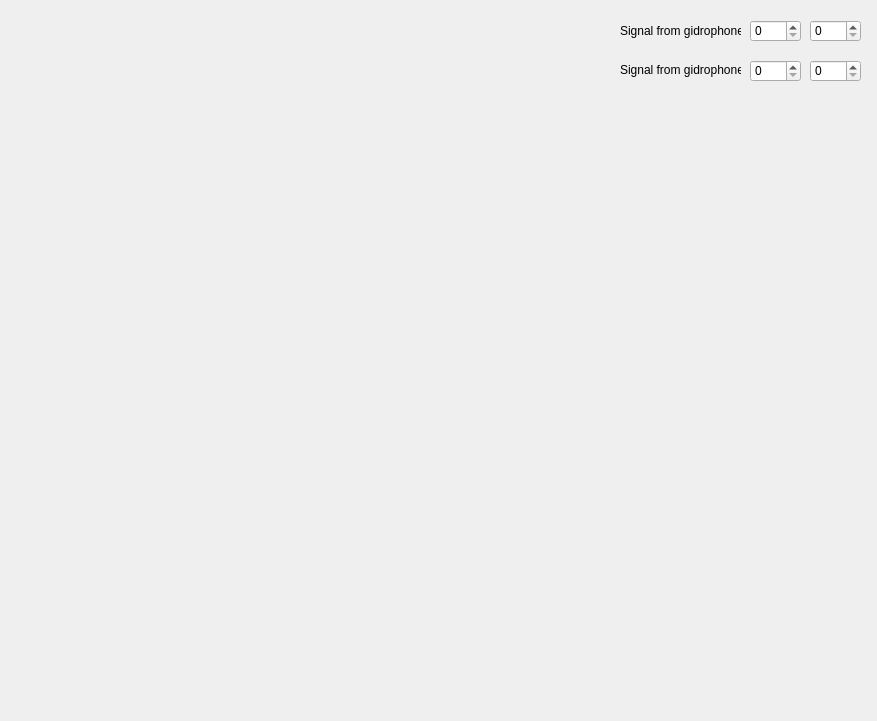
<?xml version="1.0" encoding="UTF-8"?>
<ui version="4.0">
 <class>FFTSignalForm</class>
 <widget class="QWidget" name="FFTSignalForm">
  <property name="geometry">
   <rect>
    <x>0</x>
    <y>0</y>
    <width>877</width>
    <height>721</height>
   </rect>
  </property>
  <property name="windowTitle">
   <string>Form</string>
  </property>
  <widget class="QwtPlot" name="qwtPlot_peakSignal">
   <property name="geometry">
    <rect>
     <x>30</x>
     <y>100</y>
     <width>831</width>
     <height>301</height>
    </rect>
   </property>
  </widget>
  <widget class="QSpinBox" name="spinBox_gidrophone1">
   <property name="geometry">
    <rect>
     <x>750</x>
     <y>20</y>
     <width>51</width>
     <height>22</height>
    </rect>
   </property>
  </widget>
  <widget class="QSpinBox" name="spinBox_gidrophone2">
   <property name="geometry">
    <rect>
     <x>750</x>
     <y>60</y>
     <width>51</width>
     <height>22</height>
    </rect>
   </property>
  </widget>
  <widget class="QLabel" name="label">
   <property name="geometry">
    <rect>
     <x>620</x>
     <y>20</y>
     <width>121</width>
     <height>21</height>
    </rect>
   </property>
   <property name="text">
    <string>Signal from gidrophone #</string>
   </property>
  </widget>
  <widget class="QLabel" name="label_2">
   <property name="geometry">
    <rect>
     <x>620</x>
     <y>60</y>
     <width>121</width>
     <height>20</height>
    </rect>
   </property>
   <property name="text">
    <string>Signal from gidrophone #</string>
   </property>
  </widget>
  <widget class="QwtPlot" name="qwtPlot_FFTCycle">
   <property name="geometry">
    <rect>
     <x>30</x>
     <y>410</y>
     <width>831</width>
     <height>291</height>
    </rect>
   </property>
  </widget>
  <widget class="QSpinBox" name="spinBox_FFTGidrophone1">
   <property name="geometry">
    <rect>
     <x>810</x>
     <y>20</y>
     <width>51</width>
     <height>22</height>
    </rect>
   </property>
  </widget>
  <widget class="QSpinBox" name="spinBox_FFTGidrophone2">
   <property name="geometry">
    <rect>
     <x>810</x>
     <y>60</y>
     <width>51</width>
     <height>22</height>
    </rect>
   </property>
  </widget>
 </widget>
 <customwidgets>
  <customwidget>
   <class>QwtPlot</class>
   <extends>QFrame</extends>
   <header>qwt_plot.h</header>
  </customwidget>
 </customwidgets>
 <resources/>
 <connections/>
</ui>
